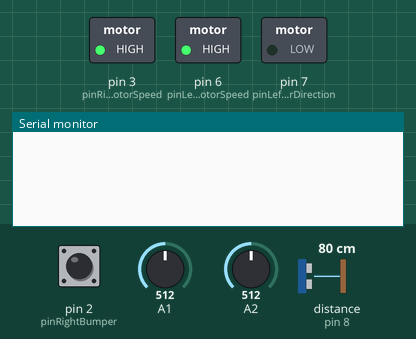
Simulated run of this sketch. Board: Arduino Uno, built with avr-gcc and run on an emulated ATmega328P. Parts: switched loads named in the sketch (green lamp = pin HIGH), the last lines printed to the serial monitor. Wiring (inferred from the names in the program): ultrasonic range finder: trigger pin 4; echo pin 8. The inputs (shaded band) are chosen by the test bench; at power-on: pin 2 (pinRightBumper) LOW, A1 = 512, A2 = 512, distance to the obstacle (sensor on pin 8) 80 cm. Pins used as bus, display or sensor lines are not drawn.

Above: at 1.2 s.
1.3 s: pin 2 (pinRightBumper) pulled HIGH for 0.15 s
At 2.6 s:
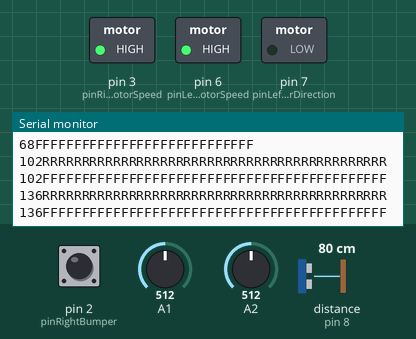
2.9 s: pin 2 (pinRightBumper) driven HIGH
At 3.07 s:
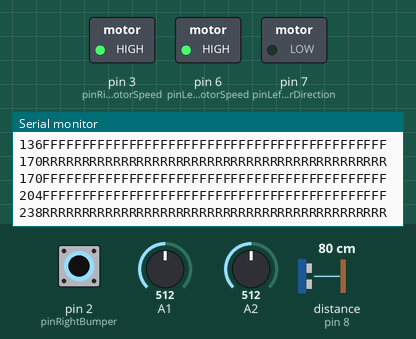
5.9 s: A1 set to 90
At 7.35 s:
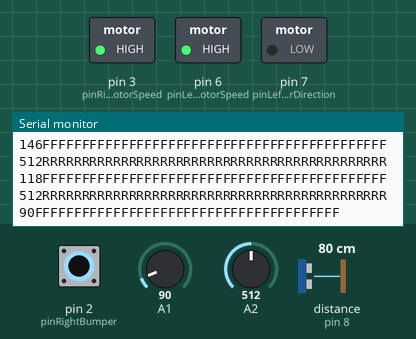
8.9 s: A2 set to 90
At 10.2 s:
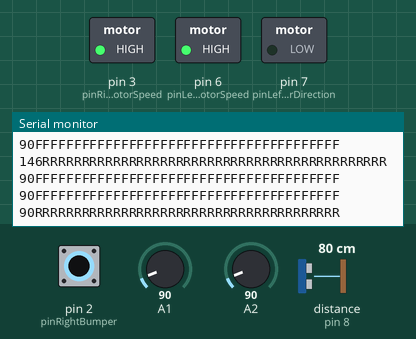
11.7 s: A1 set to 110
At 11.86 s:
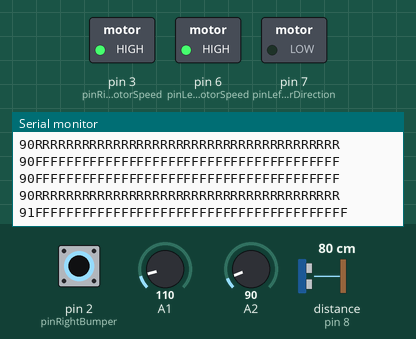
13.4 s: A2 set to 110
At 13.52 s:
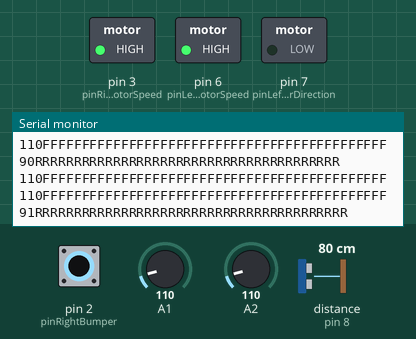
Timing chart, 0 to 16.1 s (numbered marks = the images above; inputs shaded):
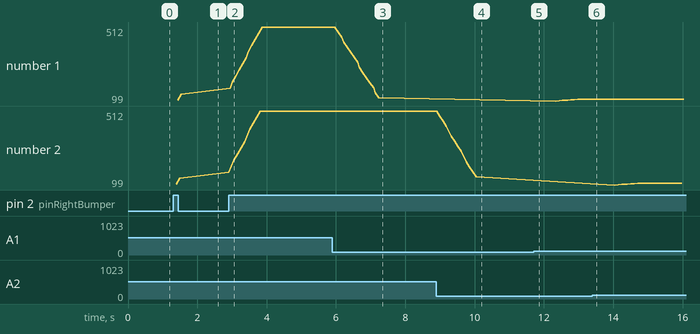

Measured:
- after the input at 1.3 s, the serial monitor: prints a new line at once (image 1)
- after the input at 2.9 s, the serial monitor: prints a new line at once (image 2)
- after the input at 5.9 s, the serial monitor: prints a new line after 0.16 s (image 3)
- after the input at 8.9 s, the serial monitor: prints a new line after 0.10 s (image 4)
- after the input at 11.7 s, the serial monitor: prints a new line after 0.14 s (image 5)
- after the input at 13.4 s, the serial monitor: prints a new line after 0.11 s (image 6)
- plotted number 1: 136 → 512 after the input at 2.9 s, 512 → 118 after the input at 5.9 s, 118 → 110 after the input at 11.7 s
- plotted number 2: 136 → 512 after the input at 2.9 s

The sketch:

Robot_vacuum_cleaner_controlled_by_Arduino_and_motor_shield.ino
```cpp
/*
Program for controlling a robot with two motors.
The robot turns when motors changes their speed and direction.
Front bumpers on left and right sides detect obstacles.
Ultrasonic sonars can be connected to analog inputs (tested on LV-MaxSonar-EZ1):
 - put pins in array sonarPins in following order: left, right, front, others..
   Examples:
   1. only left and right sonars connected to pins 2 and 3:      sonarPins[] = {2,3}
   2. left, right and front sonars connected to pins 2, 3 and 5: sonarPins[] = {2,3,5}
   3. only front sonar connected to pin 5:                       sonarPins[] = {-1,-1,5}
   4. only left sonar connected to pin 2:                        sonarPins[] = {2}
   5. only right sonar connected to pins 3:                      sonarPins[] = {-1,3}
   6. 5 sonars connected to pins 1,2,3,4,5:                      sonarPins[] = {1,2,3,4,5}
Motor shield is used to run motors.
*/
const int Baud = 9600; //UART port speed

//Sonar properties
int sonarPins[] = {1, 2};//Analog Pin Nums to sonar sensor Pin AN
const long MinLeftDistance = 20; //Minimum allowed left distance
const long MinRightDistance = 20; //Minimum allowed right distance
const long MinFrontDistance = 15; //Minimum allowed front distance
const int SamplesAmount = 15;//more samples - smoother measurement and bigger lag
const int SonarDisplayFrequency = 10; //display only one of these lines - not all
int sonarDisplayFrequencyCount = 0;
const long Factor = 2.54 / 2;
long samples[sizeof(sonarPins)][SamplesAmount];
int sampleIndex[sizeof(sonarPins)];

//right side
const int pinRightMotorDirection = 4; //this can be marked on motor shield as "DIR A"
const int pinRightMotorSpeed = 3; //this can be marked on motor shield as "PWM A"
const int pinRightBumper = 2; //where the right bumper is connected

//left side
const int pinLeftMotorDirection = 7; //this can be marked on motor shield as "DIR B"
const int pinLeftMotorSpeed = 6; //this can be marked on motor shield as "PWM B"
const int pinLeftBumper = 8; //where the right bumper is connected

//uncomment next 2 lines if Motor Shield has breaks
//const int pinRightMotorBreak = PUT_BREAK_PIN_HERE; //this can be marked on motor shield as "BREAKE A"
//const int pinLeftMotorBreak = PUT_BREAK_PIN_HERE; //this can be marked on motor shield as "BREAKE B"

//fields
const int turnRightTimeout = 100;
const int turnLeftTimeout = 150;
//set in counter how long a motor is running back: N/10 (in milliseconds)
int countDownWhileMovingToRight;
int countDownWhileMovingToLeft;

//Initialization
void setup() {
  Serial.begin(Baud);
  initPins();

//uncomment next 4 lines if Motor Shield has breaks
//  pinMode(pinLeftMotorBreak, OUTPUT);
//  pinMode(pinRightMotorBreak, OUTPUT);
//  digitalWrite(pinLeftMotorBreak, LOW); //turn off breaks
//  digitalWrite(pinRightMotorBreak, LOW); //turn off breaks

  runRightMotorForward();
  runLeftMotorForward();
  startMotors();
}

//Main loop
void loop() {

  verifyAndSetRightSide();
  verifyAndSetLeftSide();

  processRightSide();
  processLeftSide();

  delay(10);//repeat every 10 milliseconds
}

//---------------------------------------------------
void initPins(){
  pinMode(pinRightMotorDirection, OUTPUT);
  pinMode(pinRightMotorSpeed, OUTPUT);
  pinMode(pinRightBumper, INPUT);
  pinMode(pinLeftMotorDirection, OUTPUT);
  pinMode(pinLeftMotorSpeed, OUTPUT);
  pinMode(pinLeftBumper, INPUT);
  for(int i = 0; i < sizeof(sonarPins); i++)
    pinMode(sonarPins[i], INPUT);
}

void startMotors(){
  setMotorSpeed(pinRightMotorSpeed, 255);
  setMotorSpeed(pinLeftMotorSpeed, 255);
}

void waitWhileAnyBumperIsPressed(){
  while(checkBumperIsNotPressed(pinRightBumper)
        && checkBumperIsNotPressed(pinLeftBumper)){
    delay(20);//check every 20 milliseconds
  }
}

void processRightSide(){
  if(countDownWhileMovingToRight <= 0)//checks if counter was NOT ran when bumper had been pressed
    return;
  //otherwise - counter is counting down (as a delay) while the right motor is moving backward
  countDownWhileMovingToRight--;//decrease the counter if it WAS ran when bumper had been pressed
  if(countDownWhileMovingToRight <= 0)//if the running counter got down to zero
    runRightMotorForward();//run the right motor forward
}

void processLeftSide(){
  if(countDownWhileMovingToLeft <= 0)
    return;
  countDownWhileMovingToLeft--;
  if(countDownWhileMovingToLeft <= 0)
    runLeftMotorForward();
}

void verifyAndSetRightSide(){
  if(checkBumperIsNotPressed(pinRightBumper)       //checks if right bumper has NOT been pressed
     && measureDistance(1, 'R') > MinRightDistance //checks if the minimum allowed right distance is not reached
     && measureDistance(2, 'F') > MinFrontDistance)//checks if the minimum allowed front distance is not reached
    return;
  if(checkCounterIsNotSet(countDownWhileMovingToRight))//if the counter is not yet counting down
    runRightMotorBackward();//run the right motor backward
  countDownWhileMovingToRight = turnRightTimeout;//set the counter to maximum value to start it counting down
}

void verifyAndSetLeftSide(){
  if(checkBumperIsNotPressed(pinLeftBumper)        //checks if left bumper has NOT been pressed
     && measureDistance(0, 'L') > MinLeftDistance  //checks if the minimum allowed left distance is not reached
     && measureDistance(2, 'F') > MinFrontDistance)//checks if the minimum allowed front distance is not reached
    return;
  if(checkCounterIsNotSet(countDownWhileMovingToLeft))//if the counter is not yet counting down
    runLeftMotorBackward();//run the right motor backward
  countDownWhileMovingToLeft = turnLeftTimeout;//set the counter to maximum value to start it counting down
}

bool checkCounterIsNotSet(int counter){
  return counter <= 0;
}

bool checkBumperIsNotPressed(int pinBumper){
  return digitalRead(pinBumper);
}

void runRightMotorForward(){
  runMotorForward(pinRightMotorDirection);
}

void runLeftMotorForward(){
  runMotorForward(pinLeftMotorDirection);
}

void runRightMotorBackward(){
  runMotorBackward(pinRightMotorDirection);
}

void runLeftMotorBackward(){
  runMotorBackward(pinLeftMotorDirection);
}

void runMotorForward(int pinMotorDirection){
  digitalWrite(pinMotorDirection, HIGH); //set direction forward
}

void runMotorBackward(int pinMotorDirection){
  digitalWrite(pinMotorDirection, LOW); //set direction backward
}

void setMotorSpeed(int pinMotorSpeed, int motorSpeed){
    analogWrite(pinMotorSpeed, motorSpeed);
}

//-- sonar methods --
long measureDistance(int pinIndex, char displayChar){
  if(!takeSample(pinIndex))
    return 255;//return large value when sonar is not connected
  long distance = calculateAvarageDistance(pinIndex) / Factor;
  printDistance(distance, displayChar);
  return distance;
}

void printDistance(long distance, char displayChar){
  if(--sonarDisplayFrequencyCount <= 0){
    sonarDisplayFrequencyCount = SonarDisplayFrequency;
    return;
  }

  Serial.print(distance);
  for(int i = 12; i < distance && i < 100; i += 2)
    Serial.print(displayChar);
  Serial.println();
}

boolean takeSample(int pinIndex){
  if(pinIndex >= sizeof(sonarPins) - 1 || sonarPins[pinIndex] < 0)//invalid pin index - pin is not defined
    return false;
  long value = analogRead(sonarPins[pinIndex]);
  if(value == 0)//pin is connected to GND - not to the sonar
    return false;
  if(++sampleIndex[pinIndex] >= SamplesAmount)
    sampleIndex[pinIndex] = 0;
  samples[pinIndex][sampleIndex[pinIndex]] = value;
  return true;
}

long calculateAvarageDistance(int pinIndex){
  long  average = 0;
  for(int i = 0; i < SamplesAmount; i++)
    average += samples[pinIndex][i];
  return average / SamplesAmount;
}
```
